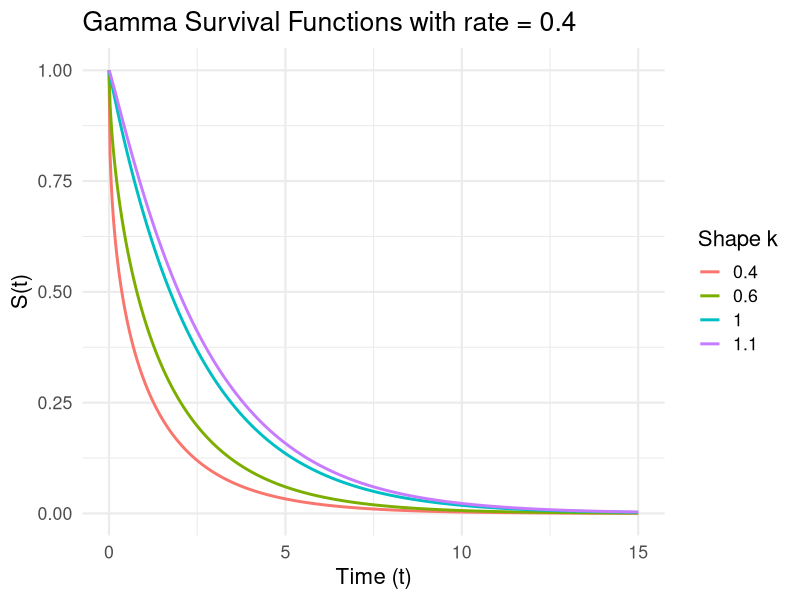

This figure's R source:
library(ggplot2)

# Y_true ∼ Gamma(k,λ)
# Y_pred ~ Exp(λ)

# Y_true == Y_pred for k = 1

# ISBS expectation for tau* => Inf
cmp_integral_inf = function(k, lambda) {
  (k - 1.5 + 2^(1 - k)) / lambda
}

# tau => Inf, find counterexample
check_integral_values = function(k_values, lambda_values) {
  for (lambda in lambda_values) {
    I_k1 = cmp_integral_inf(k = 1, lambda)  # baseline at k=1

    for (k in k_values) {
      I_val = cmp_integral_inf(k, lambda)

      if (k != 1 && I_val < I_k1) {
        cat(sprintf("For lambda = %.3f, k = %.3f: I(inf) = %.5f < baseline (k=1) = %.5f\n",
                    lambda, k, I_val, I_k1))
      }
    }
  }
}

k_grid = seq(0.3, 2, by = 0.1)
lambda_grid = c(0.5, 1, 2)
check_integral_values(k_grid, lambda_grid)

# ISBS expectation for tau* finite: numerical approximation
cmp_integral_finite_tau = function(k, lambda, tau) {
  integrand = function(t) {
    # Gamma CDF and survival
    F_Y = pgamma(t, shape = k, rate = lambda, lower.tail = TRUE)
    S_Y = 1 - F_Y

    # Exponential CDF and survival
    F_Yhat = 1 - exp(-lambda * t)
    S_Yhat = 1 - F_Yhat

    S_Yhat^2 * F_Y + F_Yhat^2 * S_Y
  }

  # Use integrate with proper error handling
  res = integrate(integrand, lower = 0, upper = tau,
                  subdivisions = 1000, rel.tol = 1e-10, abs.tol = 1e-12)

  if (res$message != "OK") warning("Integration warning: ", res$message)

  res$value
}

# Check: large finite tau == infinite tau formula
k = 1.17
lambda = 1.3
tau = 1000  # large number to approximate infinity

cmp_integral_finite_tau(k, lambda, tau)
cmp_integral_inf(k, lambda) # same as above, good!

# find counterexample for finite tau*
check_integral_values_finite_tau = function(k_values, lambda_values, tau_values) {
 for (lambda in lambda_values) {
    for (tau in tau_values) {
      I_k1 = cmp_integral_finite_tau(k = 1, lambda, tau)  # baseline

      for (k in k_values) {
        if (k == 1) next
        I_val = cmp_integral_finite_tau(k, lambda, tau)

        if (I_val < I_k1) {
          cat(sprintf("lambda=%.3f, tau=%.3f, k=%.3f: I(tau) = %.6f < baseline(k=1) = %.6f\n",
                      lambda, tau, k, I_val, I_k1))
        }
      }
    }
  }
}

k_grid = seq(0.3, 2, by = 0.1)
lambda_grid = c(0.5, 1, 2)
tau_grid = c(1, 2, 5, 10, 100)
check_integral_values_finite_tau(k_grid, lambda_grid, tau_values = tau_grid)

# plot some gamma survival functions
plot_gamma_survival = function(k_values, lambda=1, t_max=5) {
  t_grid = seq(0, t_max, length.out=500)

  surv_data = do.call(rbind, lapply(k_values, function(k) {
    S_t = 1 - pgamma(t_grid, shape = k, rate = lambda)
    data.frame(t = t_grid, survival = S_t, k = factor(k))
  }))

  ggplot(surv_data, aes(x = t, y = survival, color = k)) +
    geom_line(linewidth = 1) +
    labs(title = paste0("Gamma Survival Functions with rate = ", lambda),
         x = "Time (t)", y = "S(t)",
         color = "Shape k") +
    theme_minimal(base_size = 16)
}

plot_gamma_survival(k_values = c(0.4, 0.6, 1, 1.1), lambda = 0.4, t_max = 15)
